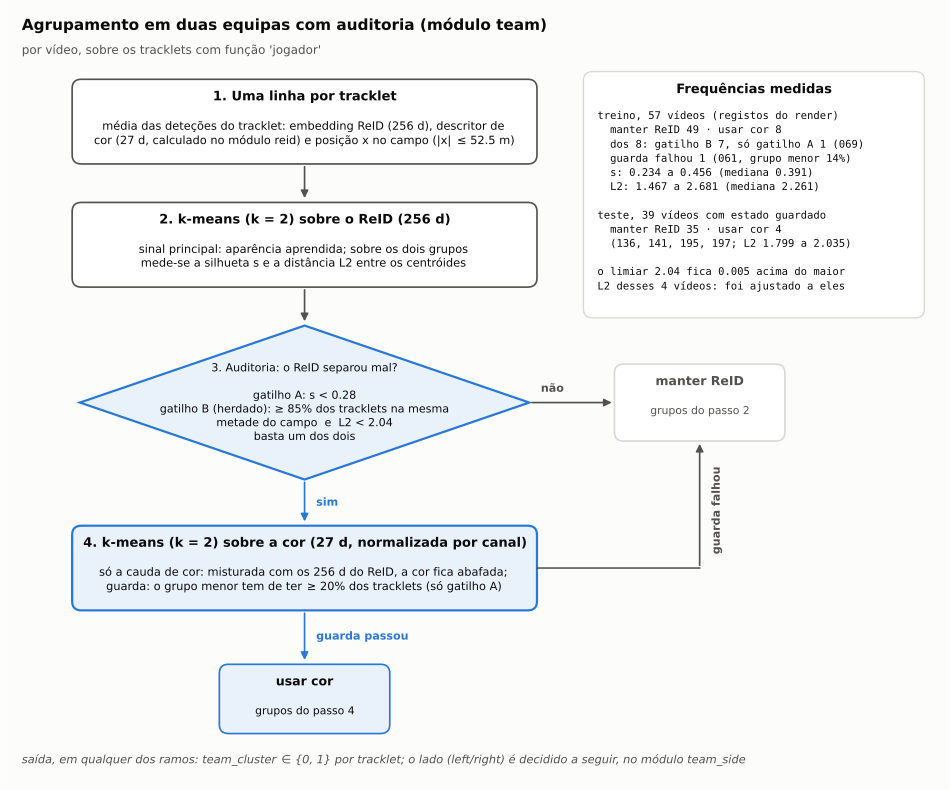

This figure's Python source:
"""Figura: agrupamento em equipas com auditoria (módulo team). Frequências reais:
treino 57 vídeos (docs/render_logs), teste 39 vídeos (docs/team_side_report/REPORT.md)."""
import matplotlib; matplotlib.use("Agg")
import matplotlib.pyplot as plt
from matplotlib.patches import FancyBboxPatch, FancyArrowPatch

AZUL = "#2a78d6"
INK, INK2, GRID, BG, PALE = "#0b0b0b", "#52514e", "#d8d8d4", "#fcfcfb", "#e9f1fb"

fig, ax = plt.subplots(figsize=(12, 10), dpi=200)
fig.patch.set_facecolor(BG); ax.set_facecolor(BG)
ax.set_xlim(0, 120); ax.set_ylim(0, 100); ax.axis("off")

def box(x, y, w, h, title, body="", ec=INK2, fc="white", lw=1.2, tc=INK, bc=INK, fs=8.2, ts=9.4):
    ax.add_patch(FancyBboxPatch((x, y), w, h, boxstyle="round,pad=0,rounding_size=1.2", fc=fc, ec=ec, lw=lw, zorder=2))
    if body:
        ax.text(x+w/2, y+h-1.5, title, ha="center", va="top", fontsize=ts, fontweight="bold", color=tc, zorder=3)
        ax.text(x+w/2, y+h-5.4, body, ha="center", va="top", fontsize=fs, color=bc, zorder=3, linespacing=1.35)
    else:
        ax.text(x+w/2, y+h/2, title, ha="center", va="center", fontsize=ts, fontweight="bold", color=tc, zorder=3)
def diamond(cx, cy, w, h, text, fc=PALE, ec=AZUL):
    ax.add_patch(plt.Polygon([(cx-w/2, cy), (cx, cy+h/2), (cx+w/2, cy), (cx, cy-h/2)], closed=True, fc=fc, ec=ec, lw=1.6, zorder=2))
    ax.text(cx, cy, text, ha="center", va="center", fontsize=8.0, color=INK, zorder=3, linespacing=1.35)
def arr(p0, p1, c=INK2, lw=1.2):
    ax.add_patch(FancyArrowPatch(p0, p1, arrowstyle="-|>", mutation_scale=11, color=c, lw=lw, zorder=4))
def lab(x, y, t, c=INK2, rot=0, ha="left"):
    ax.text(x, y, t, fontsize=8.0, color=c, ha=ha, va="center", fontweight="bold", rotation=rot, zorder=5)

ax.text(1.5, 99, "Agrupamento em duas equipas com auditoria (módulo team)", fontsize=11, fontweight="bold", color=INK, va="top")
ax.text(1.5, 95.6, "por vídeo, sobre os tracklets com função 'jogador'", fontsize=8.6, color=INK2, va="top")

CX = 38; L, W = 8, 60
box(L, 80, W, 11, "1. Uma linha por tracklet",
    "média das deteções do tracklet: embedding ReID (256 d), descritor de\ncor (27 d, calculado no módulo reid) e posição x no campo (|x| ≤ 52.5 m)")
arr((CX, 80), (CX, 75.2))
box(L, 64, W, 11, "2. k-means (k = 2) sobre o ReID (256 d)",
    "sinal principal: aparência aprendida; sobre os dois grupos\nmede-se a silhueta s e a distância L2 entre os centróides")
arr((CX, 64), (CX, 59.2))
diamond(CX, 49, 58, 20, "3. Auditoria: o ReID separou mal?\n\n"
        "gatilho A: s < 0.28\n"
        "gatilho B (herdado): ≥ 85% dos tracklets na mesma\nmetade do campo  e  L2 < 2.04\n"
        "basta um dos dois")
# não → manter ReID (direita)
arr((CX+29, 49), (78, 49)); lab(CX+30.5, 50.8, "não")
box(78, 44, 22, 10, "manter ReID", "grupos do passo 2", ec=GRID, tc=INK2, bc=INK2, ts=9.0, fs=7.8)
# sim → cor
arr((CX, 39), (CX, 33.2), c=AZUL); lab(CX+1.5, 36, "sim", c=AZUL)
box(L, 22, W, 11, "4. k-means (k = 2) sobre a cor (27 d, normalizada por canal)",
    "só a cauda de cor: misturada com os 256 d do ReID, a cor fica abafada;\nguarda: o grupo menor tem de ter ≥ 20% dos tracklets (só gatilho A)",
    ec=AZUL, fc=PALE, lw=1.6)
# guarda passou → usar cor (baixo)
arr((CX, 22), (CX, 15.2), c=AZUL); lab(CX+1.5, 18.6, "guarda passou", c=AZUL)
box(CX-11, 6, 22, 9, "usar cor", "grupos do passo 4", ec=AZUL, fc=PALE, ts=9.0, fs=7.8)
# guarda falhou → manter ReID (sobe pela direita)
ax.plot([L+W, 89], [27.5, 27.5], color=INK2, lw=1.1, zorder=4)
arr((89, 27.5), (89, 44)); lab(90.5, 35, "guarda falhou", rot=90)
ax.text(1.5, 1.8, "saída, em qualquer dos ramos: team_cluster ∈ {0, 1} por tracklet; o lado (left/right) é decidido a seguir, no módulo team_side",
        fontsize=8.2, color=INK2, va="bottom", style="italic")

# painel de frequências
XP, YP, WP, HP = 74, 60, 44, 32
ax.add_patch(FancyBboxPatch((XP, YP), WP, HP, boxstyle="round,pad=0,rounding_size=1.2", fc="white", ec=GRID, lw=1.0, zorder=2))
ax.text(XP+WP/2, YP+HP-1.5, "Frequências medidas", ha="center", va="top", fontsize=9.4, fontweight="bold", color=INK, zorder=3)
txt = ("treino, 57 vídeos (registos do render)\n"
       "  manter ReID 49 · usar cor 8\n"
       "  dos 8: gatilho B 7, só gatilho A 1 (069)\n"
       "  guarda falhou 1 (061, grupo menor 14%)\n"
       "  s: 0.234 a 0.456 (mediana 0.391)\n"
       "  L2: 1.467 a 2.681 (mediana 2.261)\n\n"
       "teste, 39 vídeos com estado guardado\n"
       "  manter ReID 35 · usar cor 4\n"
       "  (136, 141, 195, 197; L2 1.799 a 2.035)\n\n"
       "o limiar 2.04 fica 0.005 acima do maior\n"
       "L2 desses 4 vídeos: foi ajustado a eles")
ax.text(XP+1.8, YP+HP-5.0, txt, ha="left", va="top", fontsize=7.6, color=INK, family="monospace", linespacing=1.38, zorder=3)

fig.savefig("fig_auditoria_agrupamento.png", bbox_inches="tight"); fig.savefig("fig_auditoria_agrupamento.pdf", bbox_inches="tight")
print("ok")
